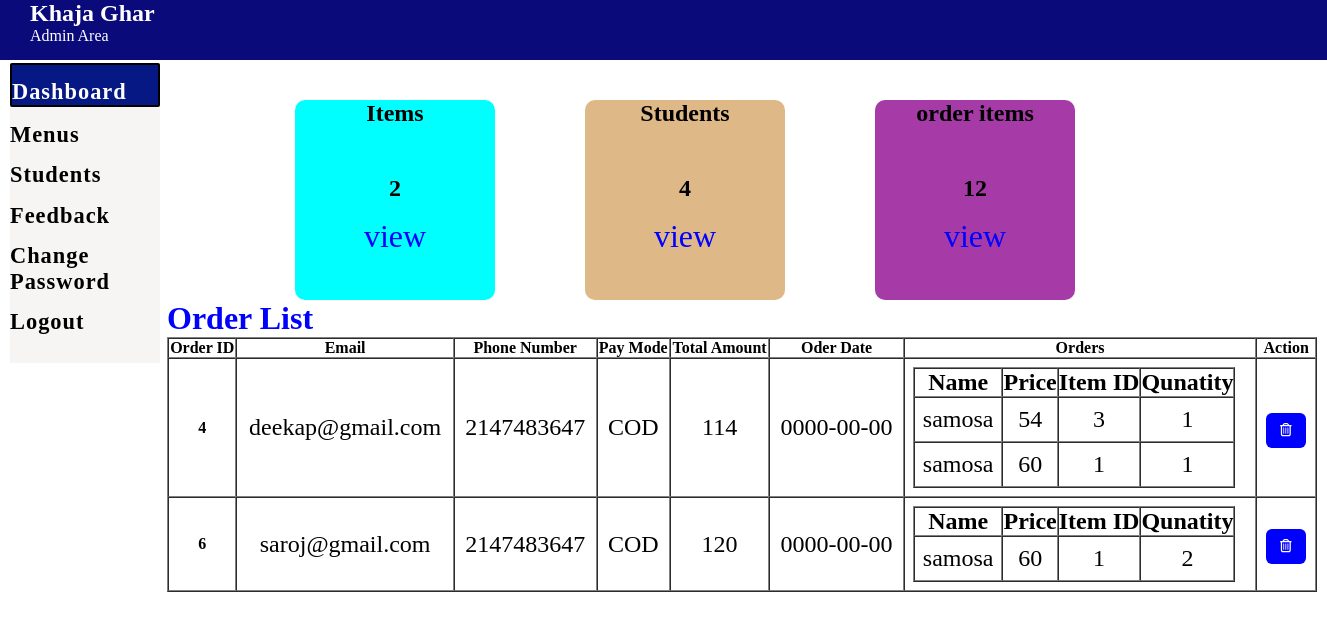
/admin_Dash/dashboard.php (signed in), run on an earlier commit of the app's database.
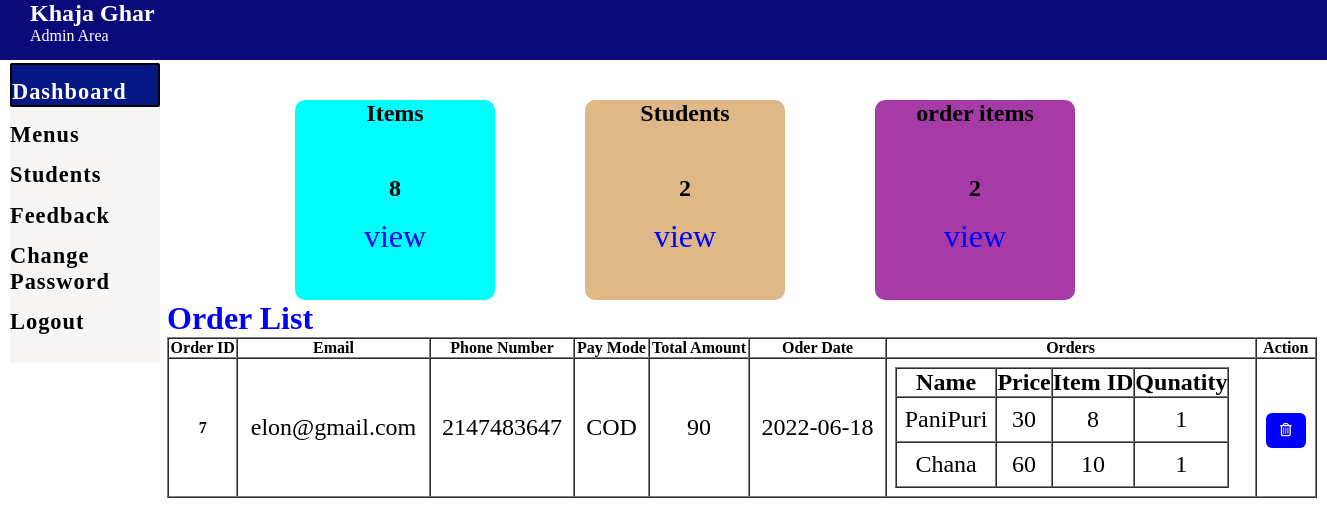
And on a later commit of the database.
### tables this page shows
CREATE TABLE `order_manager` (
  `order_id` int(11) NOT NULL,
  `stu_email` varchar(100) DEFAULT NULL,
  `pnumber` int(100) DEFAULT NULL,
  `pay_mode` varchar(100) DEFAULT NULL,
  `amount` int(100) DEFAULT NULL,
  `order_date` date NOT NULL DEFAULT curdate()
);

CREATE TABLE `student_orders` (
  `order_id` int(11) DEFAULT NULL,
  `item_name` varchar(100) DEFAULT NULL,
  `item_price` int(100) DEFAULT NULL,
  `Qunatity` int(100) DEFAULT NULL,
  `item_id` int(11) DEFAULT NULL
);

### admin_Dash/dashboard.php (the view, shortened to what this page needs)
<?php  include("nav_bar.php")?>
<?php
 include('../php/partials/dbconnect.php');
$sql = "SELECT * FROM item";
$result = $conn->query($sql);
$totalitem = $result->num_rows;
 $sql = "SELECT * FROM student";
 $result = $conn->query($sql);
 $totalstu = $result->num_rows;
 $sql = "SELECT * FROM student_orders";
 $result = $conn->query($sql);
 $totalsold = $result->num_rows;
?>
<div class="box">
  <div class="sub-box1">
       <h2>Items</h1>
       <h2 style="margin-top: 3rem;">  <?php echo $totalitem; ?></h2>
       <a style="color: blue; text-decoration: none; margin-top: 1rem; display: inline-block; font-size: 2rem;" href="menus.php">view</a>
  </div>
  <div class="sub-box2">
       <h2>Students</h2>
       <h2 style="margin-top: 3rem;"> <?php echo $totalstu; ?></h2>
       <a style="color: blue; text-decoration: none; margin-top: 1rem; display: inline-block; font-size: 2rem;" href="students.php">view</a>
  </div>
  <div class="sub-box3">
       <h2>order items</h2>
       <h2 style="margin-top: 3rem;">  <?php echo $totalsold; ?></h2>
       <a style="color: blue; text-decoration: none; margin-top: 1rem; display: inline-block; font-size: 2rem;" href="#">view</a>
  </div>
</div>
<section style="position:absolute; left: 167px;top: 300px;">
  <div>
    <h1 style="color: blue; font-size: 2rem;">Order List</h1>
    <?php
     include('../php/partials/dbconnect.php');
      $sql = "SELECT * FROM order_manager";
      $result = $conn->query($sql);
      if($result->num_rows > 0){
       echo '<table  width="1150px" border="1" cellspacing="0">
       <thead>
        <tr>
         <th>Order ID</th>
         <th>Email</th>
         <th>Phone Number</th>
         <th>Pay Mode</th>
         <th>Total Amount</th>
         <th>Oder Date</th>
         <th>Orders</th>
         <th>Action</th>
        </tr>
       </thead>
       <tbody>';
        while($row = $result->fetch_assoc()){
          echo '<tr>';
          echo '<th scope="row">'.$row["order_id"].'</th>';
          echo '<td>'. $row["stu_email"].'</td>';
          echo '<td>'.$row["pnumber"].'</td>';
          echo '<td>'.$row["pay_mode"].'</td>';
          echo '<td>'.$row["amount"].'</td>';
          echo '<td>'.$row["order_date"].'</td>';
          echo '<td>';
           echo '<table border="1" cellspacing="0">
                   <tr>
                     <th>Name</th>
                     <th>Price</th>
                     <th>Item ID</th>
                     <th>Qunatity</th>
                   </tr>';
                   $sql1 = "SELECT * FROM student_orders WHERE order_id='".$row['order_id']."'";
                   $result1 = $conn->query($sql1);
                   while($row1 = $result1->fetch_assoc()){
                    echo'   <tr>
                    <td>'.$row1["item_name"].'</td>
                    <td>'.$row1["item_price"].'</td>
                    <td>'.$row1["item_id"].'</td>
                    <td>'.$row1["Qunatity"].'</td>
                     </tr>';
                   }
        echo '</table>
              </td>';
            echo' <td>
              <form action="" method="POST" style="display: inline;" ><input type="hidden" name="id" value='. $row["order_id"] .'><button type="submit" class="btn btn-secondary" name="delete" value="Delete"><i class="far fa-trash-alt"></i></button></form></td>
              </td>';
        echo'</tr>';
        }
        echo '</tbody>
        </table>';
      } else {
        echo "0 Result";
      }
     ?>
  </div>
  <?php  include("footer.php")?>

### admin_Dash/nav_bar.php (shortened to what this page needs)
<!DOCTYPE html>
<html lang="en">
<head>
    <link rel="stylesheet" href="../css/admin.css">
    <link rel="stylesheet" href="../css/style.css">
    <link rel="stylesheet" href="../css/admin_util.css">
</head>
<body>
    <nav>
    <div class="header ">
        <h1 style="margin-left: 30px;">Khaja Ghar</h1><span style="margin-left: 30px;">Admin Area</span>
    </div>
    <div>
        <ul class="nav_list">
            <li class="active"><a href="dashboard.php">Dashboard</a></li>
            <li><a href="menus.php">Menus</a></li>
            <li><a href="students.php">Students</a></li>
            <li><a href="feedback.php">Feedback</a></li>
            <li><a href="changePassword.php">Change Password</a></li>
            <li><a href="../view/logout.php">Logout</a></li>
        </ul>
    </div>
</nav>

### admin_Dash/footer.php (shortened to what this page needs)
</body>
</html>

### css/admin.css (style rules this page uses)
* { margin: 0px; padding: 0px; }
ul.nav_list { position: relative; left: 10px; margin-right: 45px; margin-top: 3px; width: 150px; height: 300px; background: rgb(247, 244, 244); }
ul.nav_list li.active { border: 2px solid black; color: white; background-color: rgb(5, 24, 131); border-radius: 2px; }
ul.nav_list li a { color: var(--dark); text-decoration: none; letter-spacing: 1px; transition: all 0.3s ease-in-out; font-weight: bold; font-size: 1.4rem; }
ul.nav_list li { padding-top: .9rem; list-style: none; font-weight: bold; }
.header { background-color: rgb(10, 10, 122); color: white; height: 60px; }

### css/admin_util.css (style rules this page uses)
.btn { margin-top: 5px; outline: none; color: white; border-radius: 6px; background-color: blue; padding: 10px 14px; border: none; cursor: pointer; letter-spacing: 1px; }
table.mytable th,td { padding:8px; margin: 4px; font-size: 1.5rem; }
table.mytable th,td { text-align: center; }

### admin_Dash/dashboard.php (style rules this page uses)
.box { display: flex; justify-content: space-between; position:absolute; left: 250px; top: 100px; }
.sub-box1 { height: 200px; width: 200px; background-color: aqua; margin: 0px 45px; text-align: center; border-radius: 10px; }
.sub-box2 { height: 200px; width: 200px; background-color: burlywood; margin: 0px 45px; text-align: center; border-radius: 10px; }
.sub-box3 { height: 200px; width: 200px; background-color: rgb(166, 58, 166); margin: 0px 45px; text-align: center; border-radius: 10px; }

What changed in the data, as far as the page shows it:
removed order_manager: order_id "4", stu_email "deekap@gmail.com", pnumber "2147483647", pay_mode "COD", amount "114", order_date "0000-00-00"
removed student_orders: item_name "samosa", item_price "54", item "3", Qunatity "1", shown under "4"
removed student_orders: item_name "samosa", item_price "60", item "1", Qunatity "1", shown under "4"
removed order_manager: order_id "6", stu_email "saroj@gmail.com", pnumber "2147483647", pay_mode "COD", amount "120", order_date "0000-00-00"
removed student_orders: item_name "samosa", item_price "60", item "1", Qunatity "2", shown under "6"
added order_manager: order_id "7", stu_email "elon@gmail.com", pnumber "2147483647", pay_mode "COD", amount "90", order_date "2022-06-18"
added student_orders: item_name "PaniPuri", item_price "30", item "8", Qunatity "1", shown under "7"
added student_orders: item_name "Chana", item_price "60", item "10", Qunatity "1", shown under "7"
Also different on the page:
$totalitem: "2" → "8"
$totalstu: "4" → "2"
$totalsold: "12" → "2"
